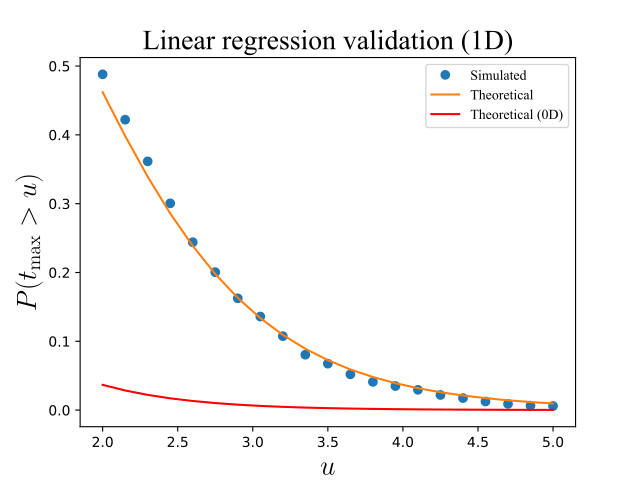

This chart was generated by the following Python code:

import numpy as np
from matplotlib import pyplot
import rft1d


def tstat_regress(Y, x):
	X      = np.ones((Y.shape[0],2))
	X[:,0] = x
	### assemble data:
	Y      = np.matrix(Y)
	X      = np.matrix(X)
	c      = np.matrix([1,0]).T
	### solve:
	b      = np.linalg.pinv(X)*Y            #parameters
	eij    = Y - X*b                        #residuals
	R      = eij.T*eij                      #residuals sum of squares
	df     = Y.shape[0] - 2                 #degrees of freedom
	sigma2 = np.diag(R)/df                  #variance
	### compute t statistic
	t = np.array(c.T*b).flatten()  /   np.sqrt(sigma2*float(c.T*(np.linalg.inv(X.T*X))*c))
	return t




#(0) Set parameters:
np.random.seed(123456789)
nResponses    = 12
nIterations   = 2000
nNodes        = 101
FWHM          = 10.0
### derived parameters:
x             = np.arange(nResponses)  #independent variable
df            = nResponses - 2


#(1) Generate Gaussian 1D fields, compute test stat, store field maximum:
T           = []
generator   = rft1d.random.Generator1D(nResponses, nNodes, FWHM)
for i in range(nIterations):
	y       = generator.generate_sample()
	t       = tstat_regress(y, x)
	T.append( t.max() )
T           = np.asarray(T)


#(2) Survival functions:
heights   = np.linspace(2, 5, 21)
sf        = np.array(  [ (T>h).mean()  for h in heights]  )
sfE       = rft1d.t.sf(heights, df, nNodes, FWHM)  #theoretical
sf0D      = rft1d.t.sf0d(heights, df) #theoretical (0D)


#(3) Plot results:
pyplot.close('all')
ax        = pyplot.axes()
ax.plot(heights, sf, 'o', label='Simulated')
ax.plot(heights, sfE, '-', label='Theoretical')
ax.plot(heights, sf0D, 'r-', label='Theoretical (0D)')
ax.set_xlabel('$u$', size=20)
ax.set_ylabel('$P (t_\mathrm{max} > u)$', size=20)
ax.legend()
ax.set_title('Linear regression validation (1D)', size=20)
# pyplot.show()
